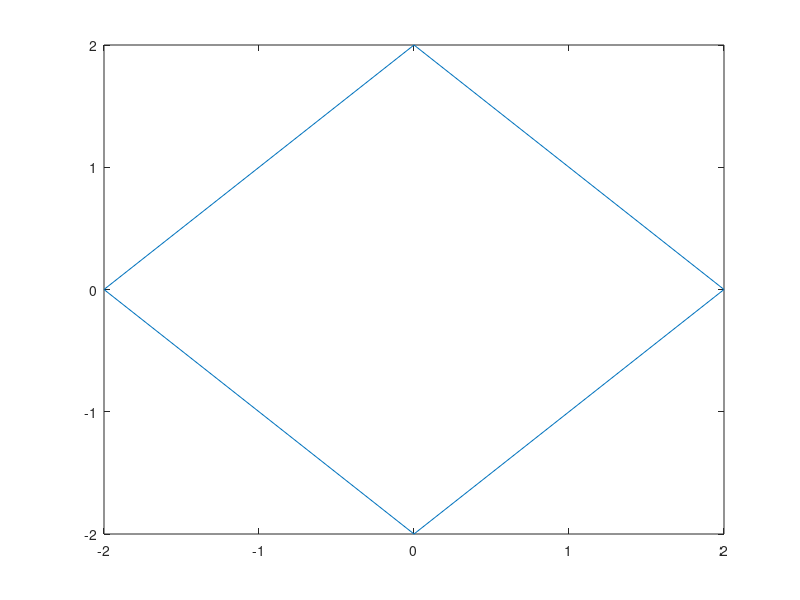

MATLAB code to generate this figure:
function y = l0HV20_20150205
% function y = l0HV20_20150205
%
% 1. Description:
%
% 2. Stand-alone example:
%
% 3. Additional info:
%       Tested cross-platform: No
%
% Programmed by Alejandro Osses, HTI, TU/e, the Netherlands, 2014
% Created on    : 05/02/2015
% Last update on: 05/02/2015 % Update this date manually
% Last use on   : 05/02/2015 % Update this date manually
%%%%%%%%%%%%%%%%%%%%%%%%%%%%%%%%%%%%%%%%%%%%%%%%%%%%%%%%%%%%%%%%%%%%%%%%%%%

n = 4; % input('geef aantal segmenten: ');
x_coor = 0; %input('geed x coordinaat oorsprong: ');
y_coor = 0; %input('geed y coordinaat oorsprong: ');
r = 2;%input('geef de straal: ')
plotPolygon(n,x_coor,y_coor,r)

disp('')

%%%%%%%%%%%%%%%%%%%%%%%%%%%%%%%%%%%%%%%%%%%%%%%%%%%%%%%%%%%%%%%%%%%%%%%%%%%
function plotPolygon(n,x,y,r)

theta = 2*pi/n; % 360 deg / n rotations
m = [cos(theta) sin(theta); -sin(theta) cos(theta)];
xx(1) = r;
yy(1) = 0;

for i = 2:n+1
    u = m*[xx(i-1) yy(i-1)]';
    xx(i) = u(1);
    yy(i) = u(2);
end

plot(x + xx, y+yy)
axis([x-r x+r y-r y+r])
